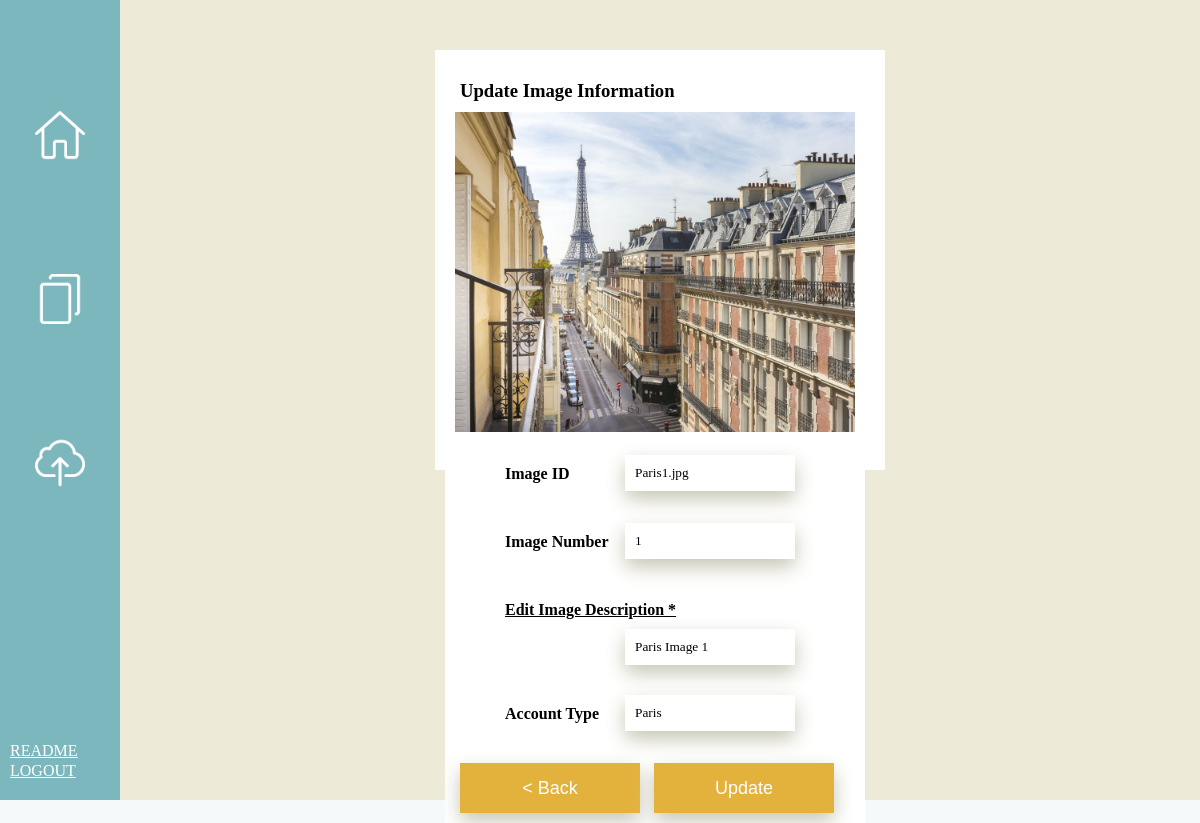
The page /galleryEditImage.php?id=Paris1.jpg (signed in) on the database its author committed.
### tables this page shows
CREATE TABLE `Images` (
  `uniqueID` int(50) NOT NULL,
  `uniqueIDPhoto` varchar(50) NOT NULL,
  `ImgNum` int(50) NOT NULL,
  `ImgDes` varchar(100) NOT NULL,
  `accountType` varchar(50) NOT NULL
);

### galleryEditImage.php (the view, shortened to what this page needs)
<?php
$id = $_GET["id"];
?>
<!DOCTYPE html>
<html xmls = "http://wwww.w3.org/1999/xhtml" xml:lang="en" lang="en">
<head>
<link rel="stylesheet" type="text/css" href="MASTER.css">
</head>
<body>
    <div class="content">
        <?php
            include("includes/openDBconn.php");
            include("includes/menu-alt.php"); ?>
            <?php
            $sql = "SELECT * FROM Images WHERE uniqueIDPhoto = '".$id."'";
            $result = mysqli_query($conn, $sql);
            if ($result->num_rows == 0){
                $_SESSION["errorMessage"] = "THERE IS NO DATA";
            }
            else {
                $row=$result->fetch_assoc();
            }
            ?>
        <div class = "content-main">
        <form id = "form0" name = "form0" method = "post" action = galleryEditImageDo.php>
        <fieldset>
        <legend>Update Image Information</legend>
            <img class="hover-shadow" style = "width: 400px; display: block; margin-left: auto; margin-right: auto;"src="<?php echo("upload/".$row["uniqueIDPhoto"]); ?>">
            <br>
        <ul>
            <li> <label title="uniqueIDPhoto" for="uniqueIDPhoto">Image ID</label> <input readonly type="text" name="uniqueIDPhoto" id="uniqueIDPhoto" size="25" maxlength="100" value = "<?php if ($result->num_rows != 0){echo(trim($row["uniqueIDPhoto"]));}?>"/></li>
            <li> <label title="ImgNum" for="ImgNum">Image Number</label> <input readonly type="text" name="ImgNum" id="ImgNum" size="25" maxlength="100" value = "<?php if ($result->num_rows != 0){echo(trim($row["ImgNum"]));}?>"/></li>
            <li> <label title="ImgDes" for="ImgDes" style = "text-decoration: underline;">Edit Image Description *</label> <input type="text" name="ImgDes" id="ImgDes" size="25" maxlength="100" value = "<?php if ($result->num_rows != 0){echo(trim($row["ImgDes"]));}?>"/></li>
            <li> <label title="accountType" for="accountType">Account Type</label> <input readonly type="text" name="accountType" id="accountType" size="25" maxlength="100" value = "<?php if ($result->num_rows != 0){echo(trim($row["accountType"]));}?>"/></li>
        </ul>
            <button class = "button-default" id="backButton" name="backButton" type="submit" formaction="gallery.php">< Back</button>
            <button class = "button-default" id="updateButton" name="galleryEditImageDo" type="submit" formaction="galleryEditImageDo.php">Update</button>
        </div>

### MASTER.css (style rules this page uses)
body { height: 100%; padding: 0; margin: 0; background-color: #F5F9FA; }
.button-default { height: 50px; width: 180px; color: white; background-color: #E3B23C; border: none; margin: 0 5px 0 5px; display: inline-block; font-size: 18px; box-shadow: 0px 8px 20px #C6C5B4; }
.content { display: flex; height: auto; background-color: #EDEBD7; }
.content-main { flex: 90%; }
form { margin-top: 50px; padding-top: 20px; background-color: rgb(255, 255, 255); width: 450px; margin-left: auto; margin-right: auto; display: block; height: 400px; }
input { border: none; box-shadow: 0px 8px 20px #C6C5B4; outline: 0px solid #E3B23C; }
ul { list-style:none; margin-top:5px; display: block; margin-bottom: 50px; }
ul li { display:block; float:left; width:330px; }
ul li label { font-weight: bolder; float:left; padding:10px; }
ul li input { float:right; margin-right:30px; padding:10px; font-family: Georgia, Times, serif; width:150px; }
li { margin-bottom: 30px; }
fieldset { padding:10px; border: none; background-color: rgb(255, 255, 255); width:400px; overflow:auto; margin:10px; }
legend { color:#000000; margin:0 10px 0 0; padding: 0 5px; font-size:14pt; font-weight:bold; }
label { color: black; }
img.hover-shadow { transition: 0.3s; }

### rows shown on the page
images: uniqueIDPhoto (picture), uniqueIDPhoto "Paris1.jpg", ImgNum "1", ImgDes "Paris Image 1", accountType "Paris"
